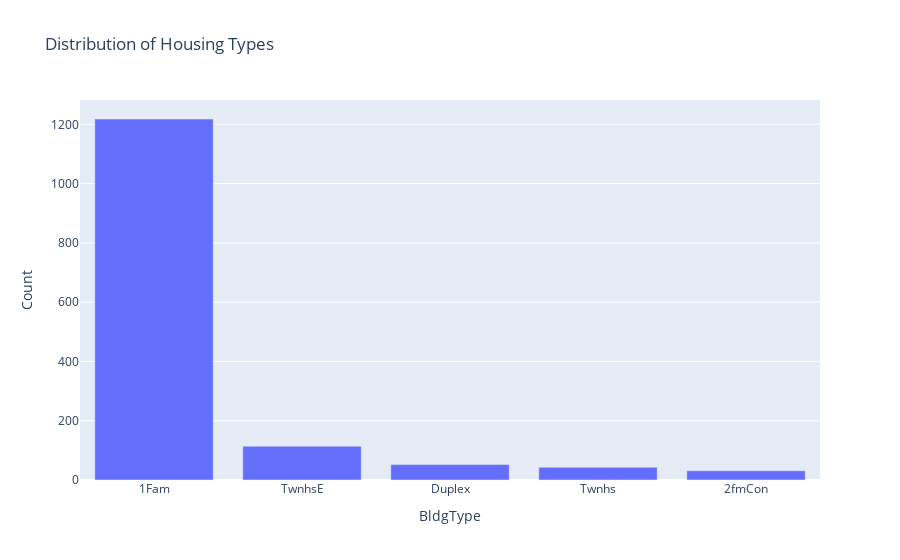
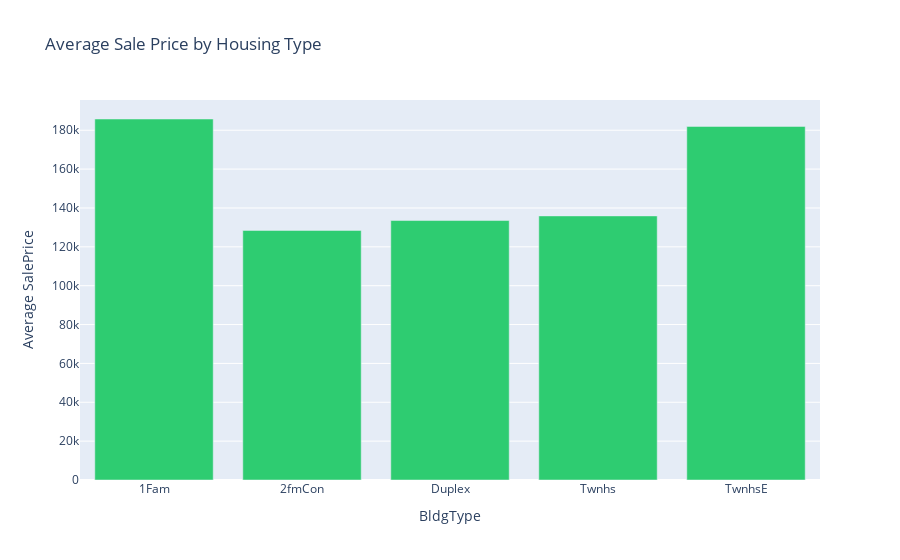

Write notebook code for charts like these, in order.
### Markdown cell above
### Question 1:
What is the distribution of housing types and its relationship with selling prices?

### Code cell
train_data = train.copy()
train_data["SalePrice"] = y_train

# Distribution of housing types
housing_type_counts = train_data['BldgType'].value_counts()
fig1 = go.Figure()
fig1.add_trace(go.Bar(x=housing_type_counts.index,
                      y=housing_type_counts.values,
                      name="Count"))
fig1.update_layout(title="Distribution of Housing Types",
                   xaxis_title="BldgType",
                   yaxis_title="Count")
fig1.show()

# Average sale price based on housing types
housing_type_avg = train_data.groupby('BldgType')['SalePrice'].mean()
fig2 = go.Figure()
fig2.add_trace(go.Bar(
    x=housing_type_avg.index,
    y=housing_type_avg.values,
    marker=dict(color='#2ECC71'),
    name="Average Sale Price"
))
fig2.update_layout(
    title="Average Sale Price by Housing Type",
    xaxis_title="BldgType",
    yaxis_title="Average SalePrice",
)
fig2.show()

### Figure 1 — Plotly figure (JSON) as saved in the notebook; plotly's stock layout.template omitted (floating-point values rounded to 4 significant figures)
{"data": [{"name": "Count", "type": "bar", "x": ["1Fam", "TwnhsE", "Duplex", "Twnhs", "2fmCon"], "y": [1218, 114, 52, 43, 31]}], "layout": {"title": {"text": "Distribution of Housing Types"}, "xaxis": {"title": {"text": "BldgType"}}, "yaxis": {"title": {"text": "Count"}}}}

### Figure 2 — Plotly figure (JSON) as saved in the notebook; plotly's stock layout.template omitted (floating-point values rounded to 4 significant figures)
{"data": [{"marker": {"color": "#2ECC71"}, "name": "Average Sale Price", "type": "bar", "x": ["1Fam", "2fmCon", "Duplex", "Twnhs", "TwnhsE"], "y": [185800.0, 128400.0, 133500.0, 135900.0, 182000.0]}], "layout": {"title": {"text": "Average Sale Price by Housing Type"}, "xaxis": {"title": {"text": "BldgType"}}, "yaxis": {"title": {"text": "Average SalePrice"}}}}
